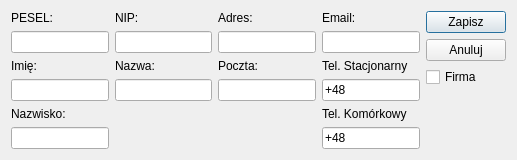
<?xml version="1.0" encoding="UTF-8"?>
<ui version="4.0">
 <class>ClientView</class>
 <widget class="QDialog" name="ClientView">
  <property name="geometry">
   <rect>
    <x>0</x>
    <y>0</y>
    <width>517</width>
    <height>155</height>
   </rect>
  </property>
  <property name="windowTitle">
   <string>Dialog</string>
  </property>
  <layout class="QHBoxLayout" name="horizontalLayout">
   <item>
    <layout class="QVBoxLayout" name="verticalLayout">
     <item>
      <widget class="QLabel" name="labelPESEL">
       <property name="text">
        <string>PESEL:</string>
       </property>
      </widget>
     </item>
     <item>
      <widget class="QLineEdit" name="lineEditPESEL">
       <property name="maxLength">
        <number>11</number>
       </property>
      </widget>
     </item>
     <item>
      <widget class="QLabel" name="labelName">
       <property name="text">
        <string>Imię:</string>
       </property>
      </widget>
     </item>
     <item>
      <widget class="QLineEdit" name="lineEditName"/>
     </item>
     <item>
      <widget class="QLabel" name="labelSurName">
       <property name="text">
        <string>Nazwisko:</string>
       </property>
      </widget>
     </item>
     <item>
      <widget class="QLineEdit" name="lineEditSurName"/>
     </item>
     <item>
      <spacer name="verticalSpacer">
       <property name="orientation">
        <enum>Qt::Vertical</enum>
       </property>
       <property name="sizeHint" stdset="0">
        <size>
         <width>20</width>
         <height>40</height>
        </size>
       </property>
      </spacer>
     </item>
    </layout>
   </item>
   <item>
    <layout class="QVBoxLayout" name="verticalLayout_5">
     <item>
      <widget class="QLabel" name="labelNIP">
       <property name="text">
        <string>NIP:</string>
       </property>
      </widget>
     </item>
     <item>
      <widget class="QLineEdit" name="lineEditNIP">
       <property name="maxLength">
        <number>13</number>
       </property>
      </widget>
     </item>
     <item>
      <widget class="QLabel" name="labelCompanyName">
       <property name="text">
        <string>Nazwa:</string>
       </property>
      </widget>
     </item>
     <item>
      <widget class="QLineEdit" name="lineEditCompanyName"/>
     </item>
     <item>
      <spacer name="verticalSpacer_5">
       <property name="orientation">
        <enum>Qt::Vertical</enum>
       </property>
       <property name="sizeHint" stdset="0">
        <size>
         <width>20</width>
         <height>40</height>
        </size>
       </property>
      </spacer>
     </item>
    </layout>
   </item>
   <item>
    <layout class="QVBoxLayout" name="verticalLayout_2">
     <item>
      <widget class="QLabel" name="labelAddress">
       <property name="text">
        <string>Adres:</string>
       </property>
      </widget>
     </item>
     <item>
      <widget class="QLineEdit" name="lineEditAddress"/>
     </item>
     <item>
      <widget class="QLabel" name="labelPostOffice">
       <property name="text">
        <string>Poczta:</string>
       </property>
      </widget>
     </item>
     <item>
      <widget class="QLineEdit" name="lineEditPostOffice"/>
     </item>
     <item>
      <spacer name="verticalSpacer_2">
       <property name="orientation">
        <enum>Qt::Vertical</enum>
       </property>
       <property name="sizeHint" stdset="0">
        <size>
         <width>20</width>
         <height>40</height>
        </size>
       </property>
      </spacer>
     </item>
    </layout>
   </item>
   <item>
    <layout class="QVBoxLayout" name="verticalLayout_3">
     <item>
      <widget class="QLabel" name="labelEmail">
       <property name="text">
        <string>Email:</string>
       </property>
      </widget>
     </item>
     <item>
      <widget class="QLineEdit" name="lineEditEmail"/>
     </item>
     <item>
      <widget class="QLabel" name="labelLandlinePhone">
       <property name="text">
        <string>Tel. Stacjonarny</string>
       </property>
      </widget>
     </item>
     <item>
      <widget class="QLineEdit" name="lineEditLandlinePhone">
       <property name="text">
        <string>+48</string>
       </property>
       <property name="maxLength">
        <number>12</number>
       </property>
      </widget>
     </item>
     <item>
      <widget class="QLabel" name="labelMobilePhone">
       <property name="text">
        <string>Tel. Komórkowy</string>
       </property>
      </widget>
     </item>
     <item>
      <widget class="QLineEdit" name="lineEditMobilePhone">
       <property name="text">
        <string>+48</string>
       </property>
       <property name="maxLength">
        <number>12</number>
       </property>
      </widget>
     </item>
     <item>
      <spacer name="verticalSpacer_3">
       <property name="orientation">
        <enum>Qt::Vertical</enum>
       </property>
       <property name="sizeHint" stdset="0">
        <size>
         <width>20</width>
         <height>40</height>
        </size>
       </property>
      </spacer>
     </item>
    </layout>
   </item>
   <item>
    <layout class="QVBoxLayout" name="verticalLayout_4">
     <item>
      <widget class="QPushButton" name="pushButtonSave">
       <property name="text">
        <string>Zapisz</string>
       </property>
      </widget>
     </item>
     <item>
      <widget class="QPushButton" name="pushButtonCancel">
       <property name="text">
        <string>Anuluj</string>
       </property>
      </widget>
     </item>
     <item>
      <widget class="QCheckBox" name="checkBoxIsCompany">
       <property name="text">
        <string>Firma</string>
       </property>
      </widget>
     </item>
     <item>
      <spacer name="verticalSpacer_4">
       <property name="orientation">
        <enum>Qt::Vertical</enum>
       </property>
       <property name="sizeHint" stdset="0">
        <size>
         <width>20</width>
         <height>40</height>
        </size>
       </property>
      </spacer>
     </item>
    </layout>
   </item>
  </layout>
 </widget>
 <resources/>
 <connections/>
</ui>
